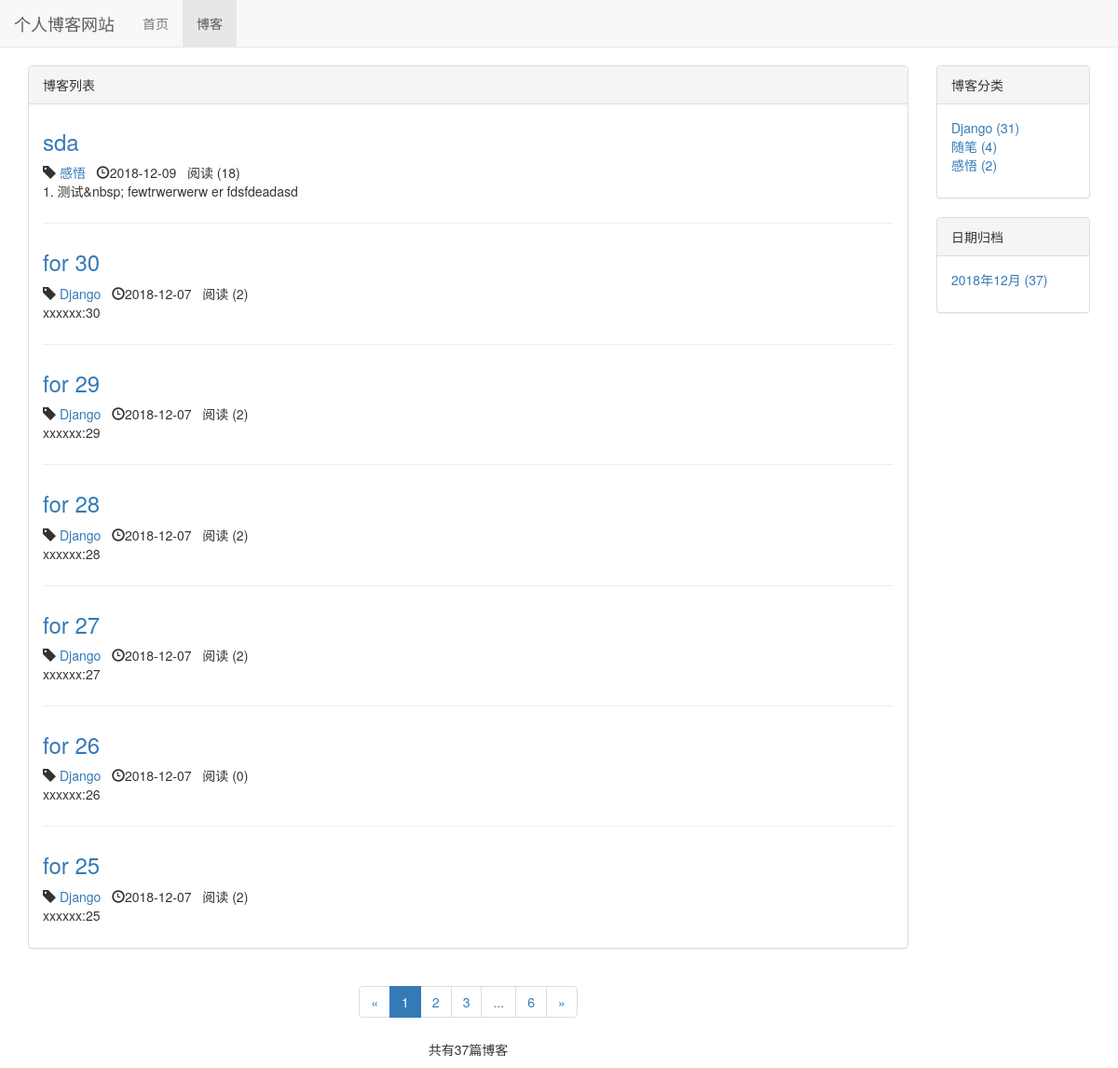
/blog/, run on an earlier commit of the app's database.
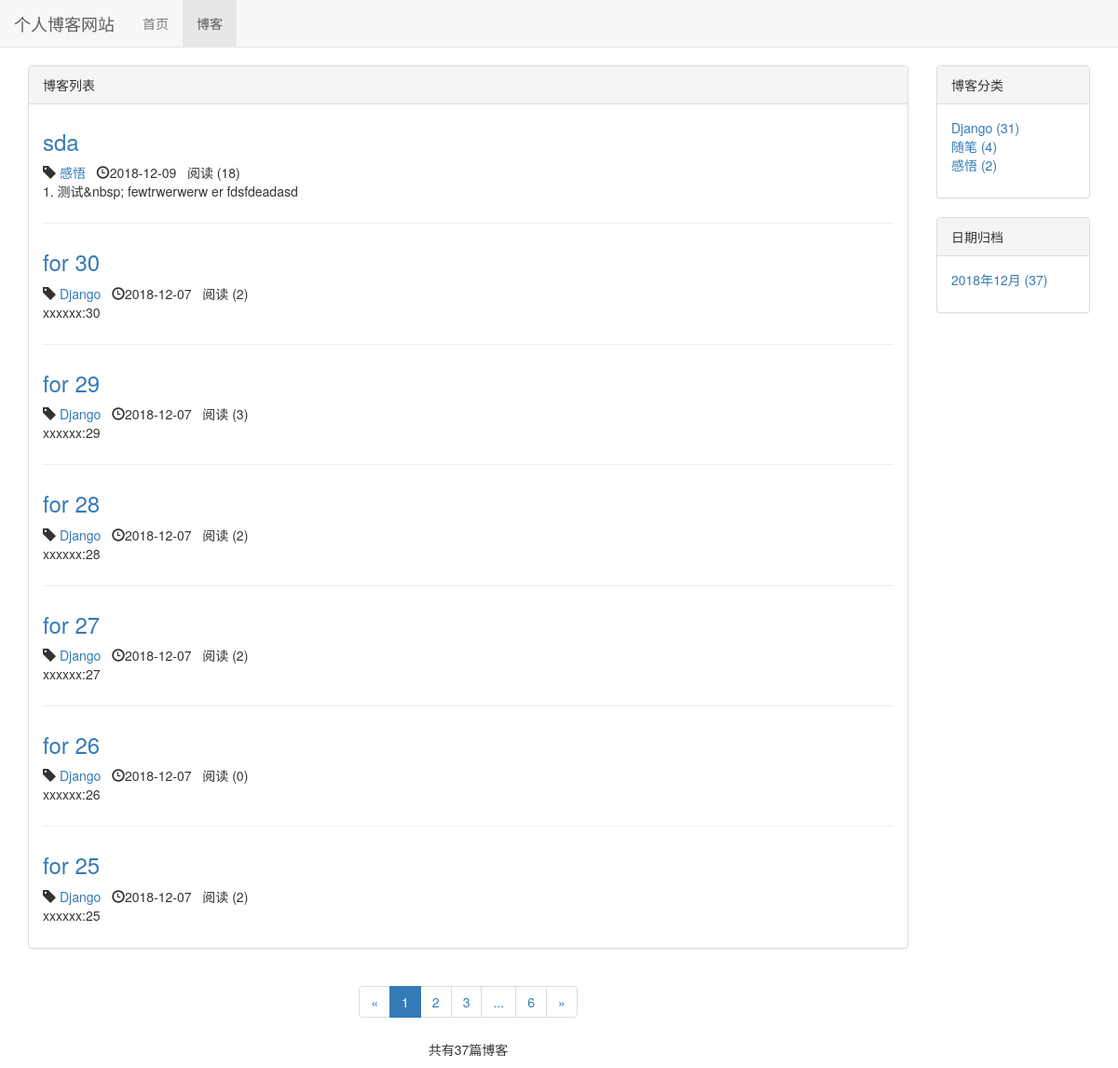
And on a later commit of the database.
### blog/models.py (models this page shows, shortened)
class Blog(models.Model,ReadNumExpandMethod):
    title = models.CharField(max_length=50)
    blog_type = models.ForeignKey(BlogType,on_delete=models.DO_NOTHING) # 删除博客对博客类型无影响  多对一
    content = RichTextUploadingField()
    author = models.ForeignKey(User,on_delete=models.DO_NOTHING)
    read_details = GenericRelation(ReadDetail) # 反向关联到ReadDetail    关联以后直接 blog.read_details.all()就能查看该博客所有readdetail
    created_time = models.DateTimeField(auto_now_add=True)
    last_updated_time = models.DateTimeField(auto_now=True)
    class Meta:
        ordering = ['-created_time']  # 按时间排序  最新的在最前

class BlogType (models.Model):
    type_name = models.CharField(max_length=15)
    def __str__ (self):  #让文章选择分类时能看到分类名
        return self.type_name
    def blog_count(self):
        return self.blog_set.count()  # blog_set 反向获取被关联外键的model（模型名称小写加_set）

### read_statistics/models.py (models this page shows)
class ReadNum(models.Model):
    read_num = models.IntegerField(default=0) # 阅读次数
    content_type = models.ForeignKey(ContentType, on_delete=models.DO_NOTHING) # models.CASCADE 删除阅读次数会删除博客   DO_NOTHING  删除阅读次数对应博客本身无影响
    object_id = models.PositiveIntegerField()
    content_object = GenericForeignKey('content_type', 'object_id')

### blog/views.py (the view)
# urls.py: path('',views.blog_list,name="blog_list"),
def blog_list(request):
    blogs_all_list=Blog.objects.all()
    context = {}
    context = get_blog_list_common_date(request,blogs_all_list)
    return render( request,'blog/blog_list.html',context)

### read_statistics/models.py (called while the page is built)
    def get_read_num(self):   # 新增得到阅读数的方法
        try:                 # 会先完成try中的代码 如果完成中发生获取不到的错误 执行后一条
            ct = ContentType.objects.get_for_model(self) # 获取关联到Blog的 ContentType 实例
            readnum = ReadNum.objects.get(content_type = ct ,object_id = self.pk)  # 获得所有关联到Blog ， id值= self.pk 这个blog的 ReadNum
            return readnum.read_num    # 查看这一条记录的阅读次数
        except exceptions.ObjectDoesNotExist:  # except Exception as e  不管什么错误都会获取
            return 0                        # exceptions.ObjectDoesNotExist  记录不存在的错误返回 0

### blog/templates/blog/blog_list.html (shortened to what this page needs)
{% extends 'base.html' %}
{% block nav_blog_active %}active{%endblock%}
{% load staticfiles %}
{% block header_extends %}
    <link rel="stylesheet" href= "{% static 'blog/blog.css' %}" >
{% endblock %}
{% block content %}
    <div class="container">
        <div class="row">
            <div class=" col-xs-12 col-sm-8 col-md-9 col-lg-10">
                <div class="panel panel-default">
                    <div class="panel-heading"> {% block blog_list_title %}博客列表  {% endblock %}</div>
                    <div class="panel-body">
                        {% for blog in blogs %}
                            <div class="blog">
                                <h3><a href="{% url 'blog_detail' blog.pk %}">{{ blog.title }}</a></h3>
                                    <p class="blog-info">
                                        <span class="glyphicon glyphicon-tag"></span>
                                         <a href="{% url 'blogs_with_type' blog.blog_type.pk %}"> {{ blog.blog_type }}</a>&nbsp;&nbsp;
                                        <span class="glyphicon glyphicon-time"></span>{{ blog.created_time|date:"Y-m-d"}}&nbsp;&nbsp;
                                        阅读 ({{ blog.get_read_num }})
                                    </p>
                                <p>{{ blog.content|striptags|truncatechars:60}}</p>
                            </div>
                        {% empty %}
                            <div class="blog">
                                <p> <h3>暂无博客，敬请期待</h3></p>
                            </div>
                        {% endfor %}
                    </div>
                </div>
                <div class = "paginator">
                    <ul class="pagination">
                        <li>
                            {% if page_of_blogs.has_previous %}
                                <a href="?page={{ page_of_blogs.previous_page_number }}" aria-label="Previous">
                                    <span aria-hidden="true">&laquo;</span>
                                </a>
                            {% else %}
                                <span aria-hidden="true">&laquo;</span>
                            {% endif %}
                        </li>
                        {% for page_num in page_range %}
                            {% if page_num == page_of_blogs.number %}
                                <li class= "active"><span>{{ page_num }}</span></li>
                            {% elif page_num == '...' %}
                                <li><span>{{ page_num }}</span></li>
                            {% else %}
                                <li><a href="?page={{ page_num }}">{{ page_num }}</a></li>
                            {% endif %}
                        {% endfor %}
                        <li>
                            {% if page_of_blogs.has_next %}
                                <a href="?page={{ page_of_blogs.next_page_number }}" aria-label="Next">
                                    <span aria-hidden="true">&raquo;</span>
                                </a>
                            {% else %}
                                <span aria-hidden="true">&raquo;</span>
                            {% endif %}
                        </li>
                    </ul>
                    <p>
                        共有{{ page_of_blogs.paginator.count }}篇博客
                    </p>
                </div>
            </div>
            <div class=" hidden-xs col-sm-4 col-md-3 col-lg-2">
                <div class="panel panel-default">
                    <div class="panel-heading">博客分类</div>
                    <div class="panel-body">
                        <ul class="blog-types">
                            {% for  blog_type in blog_types %}
                                <li>
                                    <a href="{% url 'blogs_with_type' blog_type.pk %}">
                                        {{ blog_type.type_name }} ({{ blog_type.blog_count }})
                                    </a>
                                </li>
                            {% empty %}
                                <li>暂无分类</li>
                            {% endfor %}
                        </ul>
                    </div>
                </div>
                <div class="panel panel-default">
                    <div class="panel-heading">日期归档</div>
                    <div class="panel-body">
                        <ul>
                            {% for blog_date, blog_count in blog_dates.items %}
                                <li>
                                    <a href="{% url 'blogs_with_date' blog_date.year blog_date.month %}">
                                        {{ blog_date|date:"Y年m月" }} ({{ blog_count }})
                                    </a>
                                </li>
                            {% endfor %}
                        </ul>
                    </div>
                </div>
            </div>
        </div>
    </div>
{% endblock %}

### templates/base.html (shortened to what this page needs)
{% load staticfiles %}
<!DOCTYPE html>
<html lang="zh-CN">
<head>
    <link rel="stylesheet" href="{% static 'base.css' %}">
    <link rel="stylesheet" href="{% static 'bootstrap-3.3.7/css/bootstrap.min.css' %}">
    {% block header_extends %}  {% endblock %}
</head>
<body>
    <div class="navbar navbar-default navbar-fixed-top" role="navigation">
        <div class="container-fluid">
            <div class="navbar-header" >
                <a class="navbar-brand" href="{% url 'home' %}">个人博客网站
                </a>
            </div>
            <div id="navbar-collapse" class="collapse navbar-collapse" >
                <u1 class="nav navbar-nav">
                    <li class="{% block nav_home_active %} {% endblock %}">
                        <a href="{% url 'home' %}">首页</a>
                    </li>
                    <li class="{% block nav_blog_active %} {% endblock %}">
                        <a href="{% url 'blog_list' %}">博客</a>
                    </li>
                </u1>
            </div>
        </div>
    </div>
    {% block content %} {% endblock %}
</body>
</html>

### static/base.css (style rules this page uses)
* { margin: 0; padding: 0; }
body { margin-top: 70px!important; }
ul { list-style-type: none; }

### blog/static/blog/blog.css (style rules this page uses)
ul.blog-types { list-style-type: none; }
div.blog:not(:last-child) { margin-bottom: 2em; padding-bottom: 1em; border-bottom: 1px solid #eee; }
div.blog h3 { margin-top: 0.5em; }
div.blog p.blog-info { margin-bottom: 0; }
div.paginator { text-align: center; }

What changed in the data, as far as the page shows it:
changed through a linked row, Blog "for 29": get_read_num "2" → "3"
